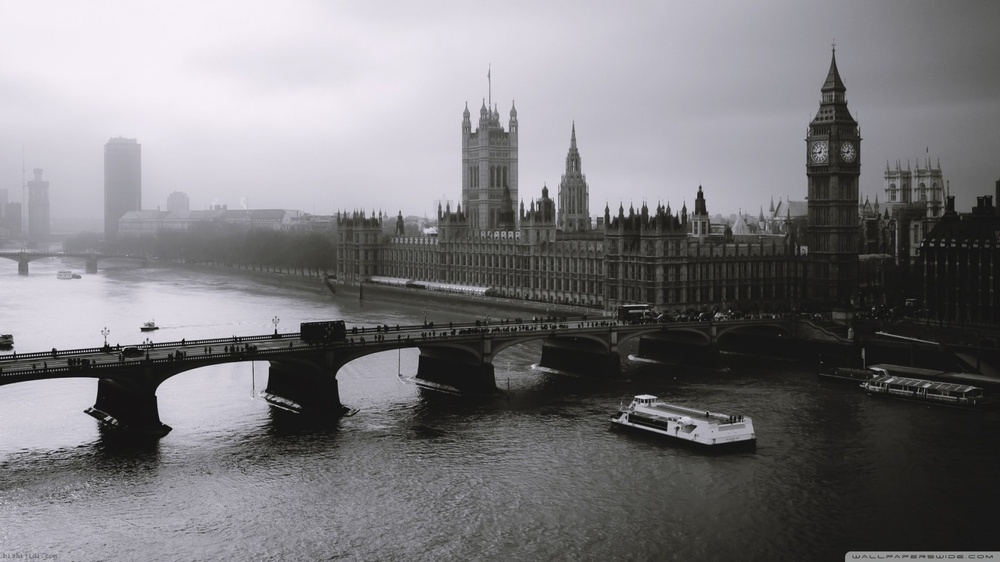
#> input picture stats/ml/London-BW.jpg, 1000 x 562 px, shrunk from 1600 x 900 before the run
$ python fftimg.py
#> lines starting #> are read from the running program, lines starting #| are printed output that depends on the picture
'''
Created on 4 Jul 2020

@author: snake91
'''


import scipy.fft as fft
import matplotlib.pyplot as plt
from skimage import io
from PIL import Image
from matplotlib import cm
import os
import numpy as np

path = os.path.dirname(__file__) + "/London-BW.jpg"

pic = Image.open(path).convert('L')

# pic = io.imread(path, as_gray=True)
pix = np.asarray(pic)

plt.imshow(pix, cmap=cm.gray, vmin=0, vmax=255)

pixn = pix + np.random.normal(loc = 0, scale = 40, size = pix.shape)
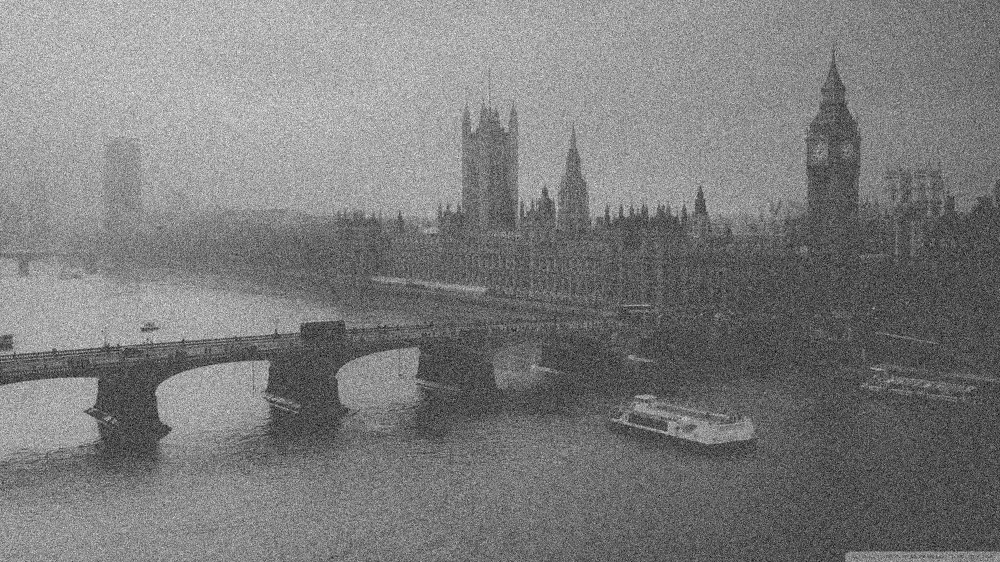
#> pixn: shape (562, 1000) float64; min -143.2, max 401.8, mean 122.6; drawn with min black and max white
pixn = pixn.astype(int)
plt.figure()
plt.imshow(pixn, cmap=cm.gray, vmin=0, vmax=255)

pixdenoise = pixn - np.random.normal(loc = 0, scale = 40, size = pix.shape)
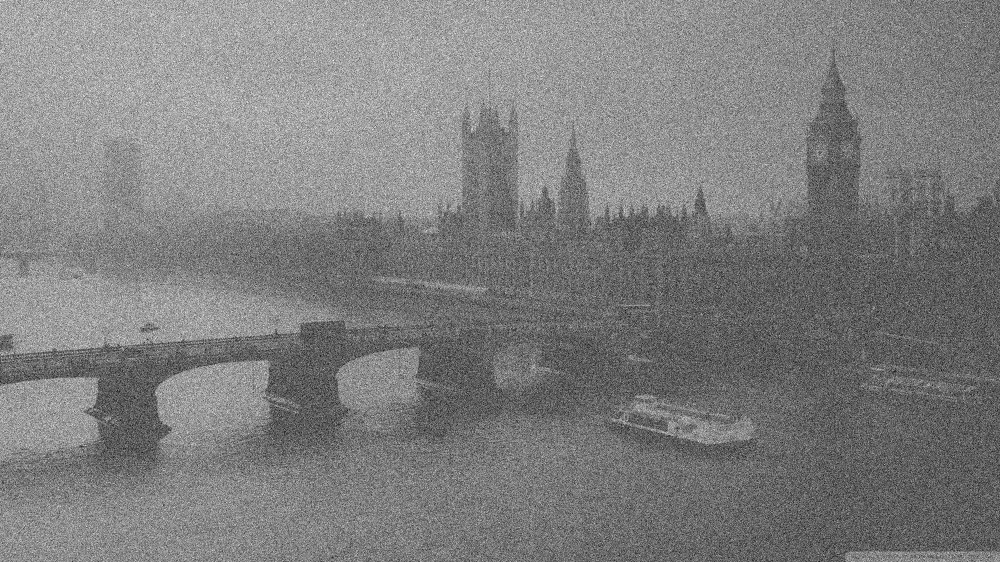
#> pixdenoise: shape (562, 1000) float64; min -247.3, max 495.1, mean 122.2; drawn with min black and max white
pixdenoise = pixdenoise.astype(int)
plt.figure()
plt.imshow(pixdenoise, cmap=cm.gray, vmin=0, vmax=255)


pif = fft.fft2(pixn)
plt.imshow(np.abs(pif), cmap=cm.gray, vmin=0, vmax=255)
plt.colorbar()

pifn = pif - np.random.normal(loc = 0, scale = 40, size = pix.shape)
pixm = fft.ifft2(pifn)
pixm = pixm.astype(int)
plt.figure()
plt.imshow(pixm, cmap=cm.gray, vmin=0, vmax=255)
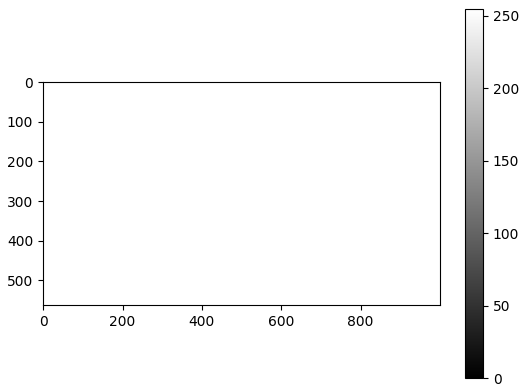
#> figure drawn by matplotlib, 2 panels
